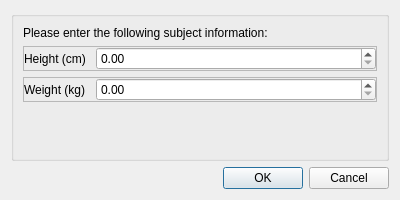
<?xml version="1.0" encoding="UTF-8"?>
<ui version="4.0">
 <class>SubjectInfoDialog</class>
 <widget class="QDialog" name="SubjectInfoDialog">
  <property name="geometry">
   <rect>
    <x>0</x>
    <y>0</y>
    <width>400</width>
    <height>200</height>
   </rect>
  </property>
  <property name="windowTitle">
   <string>Subject Information</string>
  </property>
  <layout class="QVBoxLayout" name="verticalLayout">
   <item>
    <widget class="QGroupBox" name="groupBox">
     <property name="title">
      <string/>
     </property>
     <layout class="QVBoxLayout" name="verticalLayout_2">
      <item>
       <widget class="QLabel" name="label">
        <property name="text">
         <string>Please enter the following subject information:</string>
        </property>
       </widget>
      </item>
      <item>
       <widget class="QFrame" name="frame">
        <property name="frameShape">
         <enum>QFrame::StyledPanel</enum>
        </property>
        <property name="frameShadow">
         <enum>QFrame::Raised</enum>
        </property>
        <layout class="QHBoxLayout" name="horizontalLayout">
         <property name="spacing">
          <number>6</number>
         </property>
         <property name="leftMargin">
          <number>0</number>
         </property>
         <property name="topMargin">
          <number>0</number>
         </property>
         <property name="rightMargin">
          <number>0</number>
         </property>
         <property name="bottomMargin">
          <number>0</number>
         </property>
         <item>
          <widget class="QLabel" name="labelHeight">
           <property name="sizePolicy">
            <sizepolicy hsizetype="Preferred" vsizetype="Preferred">
             <horstretch>0</horstretch>
             <verstretch>0</verstretch>
            </sizepolicy>
           </property>
           <property name="text">
            <string>Height (cm)</string>
           </property>
          </widget>
         </item>
         <item>
          <widget class="QDoubleSpinBox" name="doubleSpinBoxHeight">
           <property name="sizePolicy">
            <sizepolicy hsizetype="Fixed" vsizetype="Fixed">
             <horstretch>0</horstretch>
             <verstretch>0</verstretch>
            </sizepolicy>
           </property>
           <property name="minimumSize">
            <size>
             <width>280</width>
             <height>0</height>
            </size>
           </property>
           <property name="maximum">
            <double>999.990000000000009</double>
           </property>
          </widget>
         </item>
        </layout>
       </widget>
      </item>
      <item>
       <widget class="QFrame" name="frame_2">
        <property name="frameShape">
         <enum>QFrame::StyledPanel</enum>
        </property>
        <property name="frameShadow">
         <enum>QFrame::Raised</enum>
        </property>
        <layout class="QHBoxLayout" name="horizontalLayout_2">
         <property name="leftMargin">
          <number>0</number>
         </property>
         <property name="topMargin">
          <number>0</number>
         </property>
         <property name="rightMargin">
          <number>0</number>
         </property>
         <property name="bottomMargin">
          <number>0</number>
         </property>
         <item>
          <widget class="QLabel" name="labelWeight">
           <property name="sizePolicy">
            <sizepolicy hsizetype="Preferred" vsizetype="Preferred">
             <horstretch>0</horstretch>
             <verstretch>0</verstretch>
            </sizepolicy>
           </property>
           <property name="text">
            <string>Weight (kg)</string>
           </property>
          </widget>
         </item>
         <item>
          <widget class="QDoubleSpinBox" name="doubleSpinBoxWeight">
           <property name="sizePolicy">
            <sizepolicy hsizetype="Fixed" vsizetype="Fixed">
             <horstretch>0</horstretch>
             <verstretch>0</verstretch>
            </sizepolicy>
           </property>
           <property name="minimumSize">
            <size>
             <width>280</width>
             <height>0</height>
            </size>
           </property>
           <property name="maximum">
            <double>999.990000000000009</double>
           </property>
          </widget>
         </item>
        </layout>
       </widget>
      </item>
      <item>
       <spacer name="verticalSpacer">
        <property name="orientation">
         <enum>Qt::Vertical</enum>
        </property>
        <property name="sizeHint" stdset="0">
         <size>
          <width>20</width>
          <height>40</height>
         </size>
        </property>
       </spacer>
      </item>
     </layout>
    </widget>
   </item>
   <item>
    <widget class="QDialogButtonBox" name="buttonBox">
     <property name="orientation">
      <enum>Qt::Horizontal</enum>
     </property>
     <property name="standardButtons">
      <set>QDialogButtonBox::Cancel|QDialogButtonBox::Ok</set>
     </property>
    </widget>
   </item>
  </layout>
 </widget>
 <resources/>
 <connections>
  <connection>
   <sender>buttonBox</sender>
   <signal>accepted()</signal>
   <receiver>SubjectInfoDialog</receiver>
   <slot>accept()</slot>
   <hints>
    <hint type="sourcelabel">
     <x>248</x>
     <y>254</y>
    </hint>
    <hint type="destinationlabel">
     <x>157</x>
     <y>274</y>
    </hint>
   </hints>
  </connection>
  <connection>
   <sender>buttonBox</sender>
   <signal>rejected()</signal>
   <receiver>SubjectInfoDialog</receiver>
   <slot>reject()</slot>
   <hints>
    <hint type="sourcelabel">
     <x>316</x>
     <y>260</y>
    </hint>
    <hint type="destinationlabel">
     <x>286</x>
     <y>274</y>
    </hint>
   </hints>
  </connection>
 </connections>
</ui>
